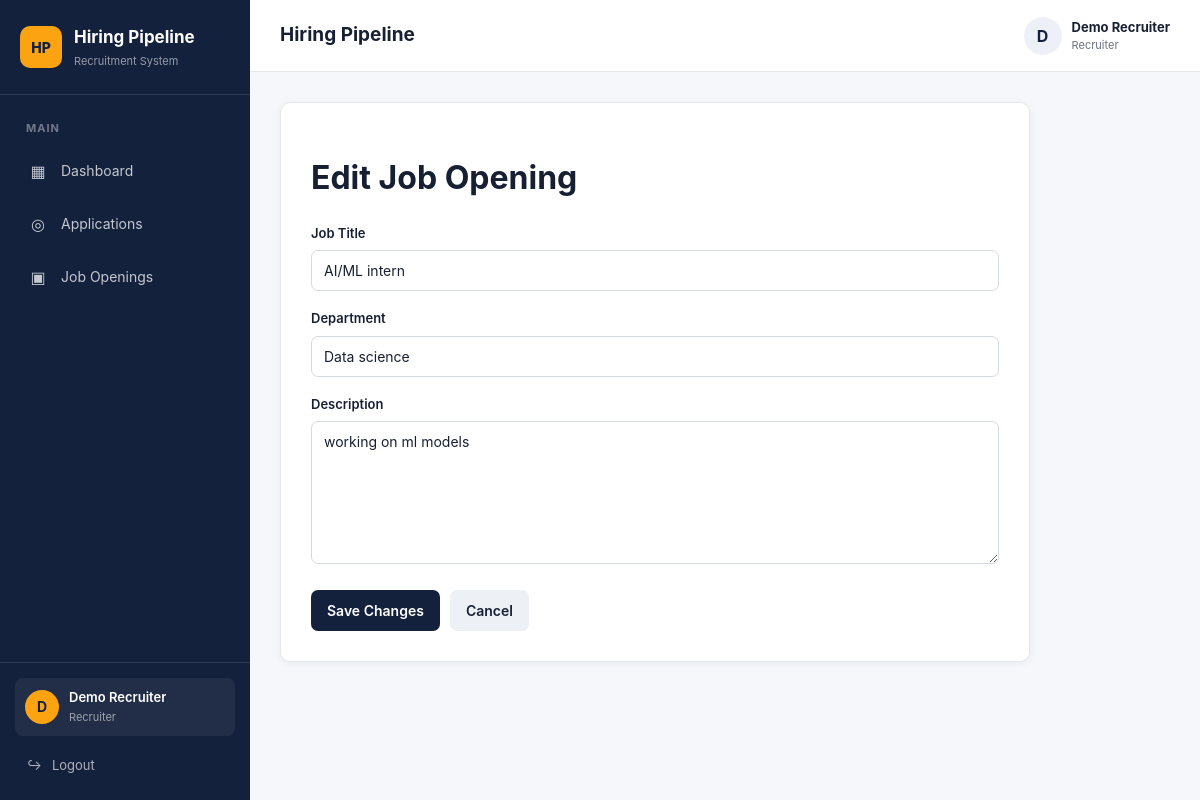
The app's page /jobs/3/edit (signed in), older data.
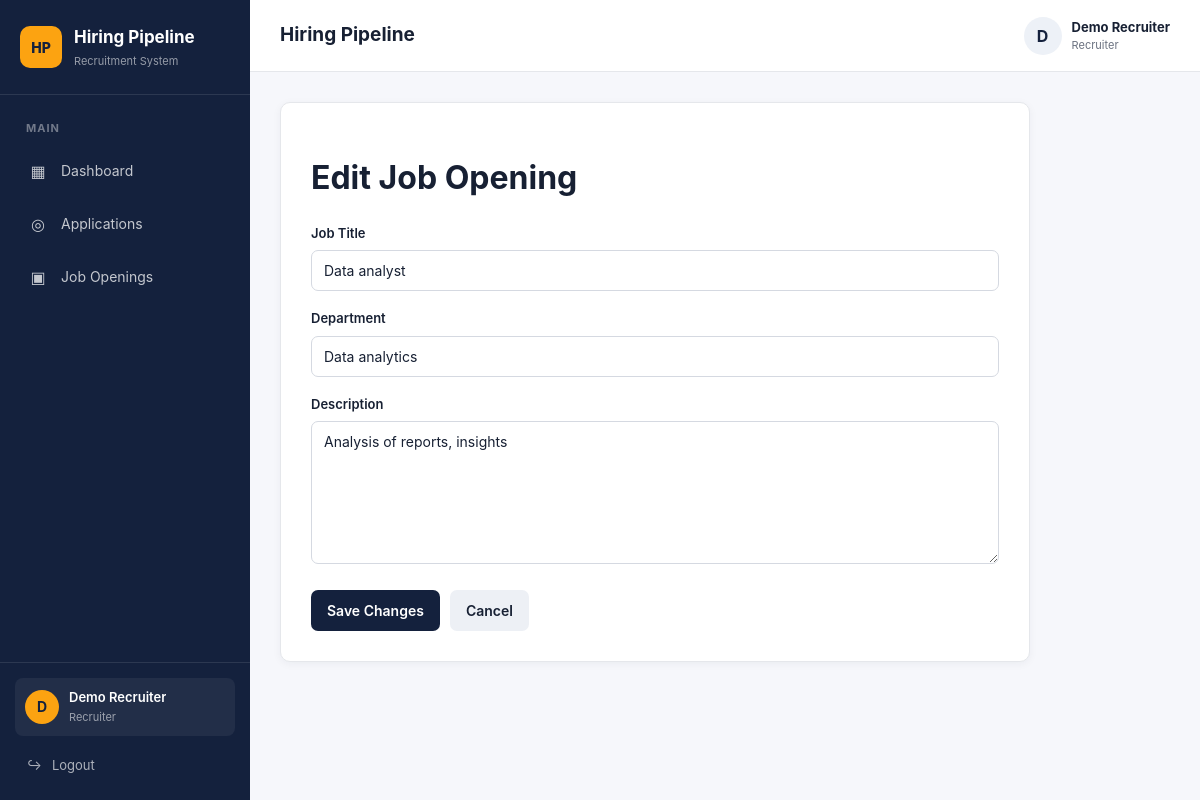
The same page, newer data.
### models/job.py (models this page shows)
class JobOpening(db.Model):
    __tablename__ = "job_openings"
    id = db.Column(db.Integer, primary_key=True)
    title = db.Column(
        db.String(150),
        nullable=False
    )
    department = db.Column(
        db.String(100),
        nullable=False
    )
    description = db.Column(
        db.Text,
        nullable=True
    )
    status = db.Column(
        db.String(20),
        nullable=False,
        default="open",
        index=True
    )
    created_at = db.Column(
        db.DateTime,
        server_default=db.func.now()
    )
    updated_at = db.Column(
        db.DateTime,
        server_default=db.func.now(),
        onupdate=db.func.now()
    )
    applications = db.relationship(
        "Application",
        back_populates="job",
        lazy=True
    )
    description = db.Column(
        db.Text,
        nullable=True
    )
    status = db.Column(
        db.String(20),
        nullable=False,
        default="open"
    )
    created_at = db.Column(
        db.DateTime,
        server_default=db.func.now()
    )
    updated_at = db.Column(
        db.DateTime,
        server_default=db.func.now(),
        onupdate=db.func.now()
    )
    applications = db.relationship(
        "Application",
        back_populates="job",
        lazy=True
    )

### routes/jobs.py (the view, shortened to what this page needs)
@jobs_bp.route("/<int:job_id>/edit", methods=["GET", "POST"])
@role_required("recruiter")
def edit_job(job_id):
    job = db.session.get(JobOpening, job_id)
    if not job:
        abort(404)
    return render_template(
        "jobs/edit.html",
        job=job
    )

### templates/jobs/edit.html (shortened to what this page needs)
{% extends "base.html" %}
{% block content %}
<div class="form-card">
    <h1>Edit Job Opening</h1>
    <form method="POST">
        <div class="form-group">
            <label for="title">
                Job Title
            </label>
            <input
                type="text"
                id="title"
                name="title"
                value="{{ job.title }}"
                required
            >
        </div>
        <div class="form-group">
            <label for="department">
                Department
            </label>
            <input
                type="text"
                id="department"
                name="department"
                value="{{ job.department }}"
                required
            >
        </div>
        <div class="form-group">
            <label for="description">
                Description
            </label>
            <textarea
                id="description"
                name="description"
                rows="7"
            >{{ job.description or '' }}</textarea>
        </div>
        <div class="form-actions">
            <button
                type="submit"
                class="btn"
            >
                Save Changes
            </button>
            <a
                href="{{ url_for('jobs.job_list') }}"
                class="btn-secondary"
            >
                Cancel
            </a>
        </div>
    </form>
</div>
{% endblock %}

Row changes from the older to the newer data that the page shows:
changed JobOpening: title "AI/ML intern" → "Data analyst"; department "Data science" → "Data analytics"; description "working on ml models" → "Analysis of reports, insights"
